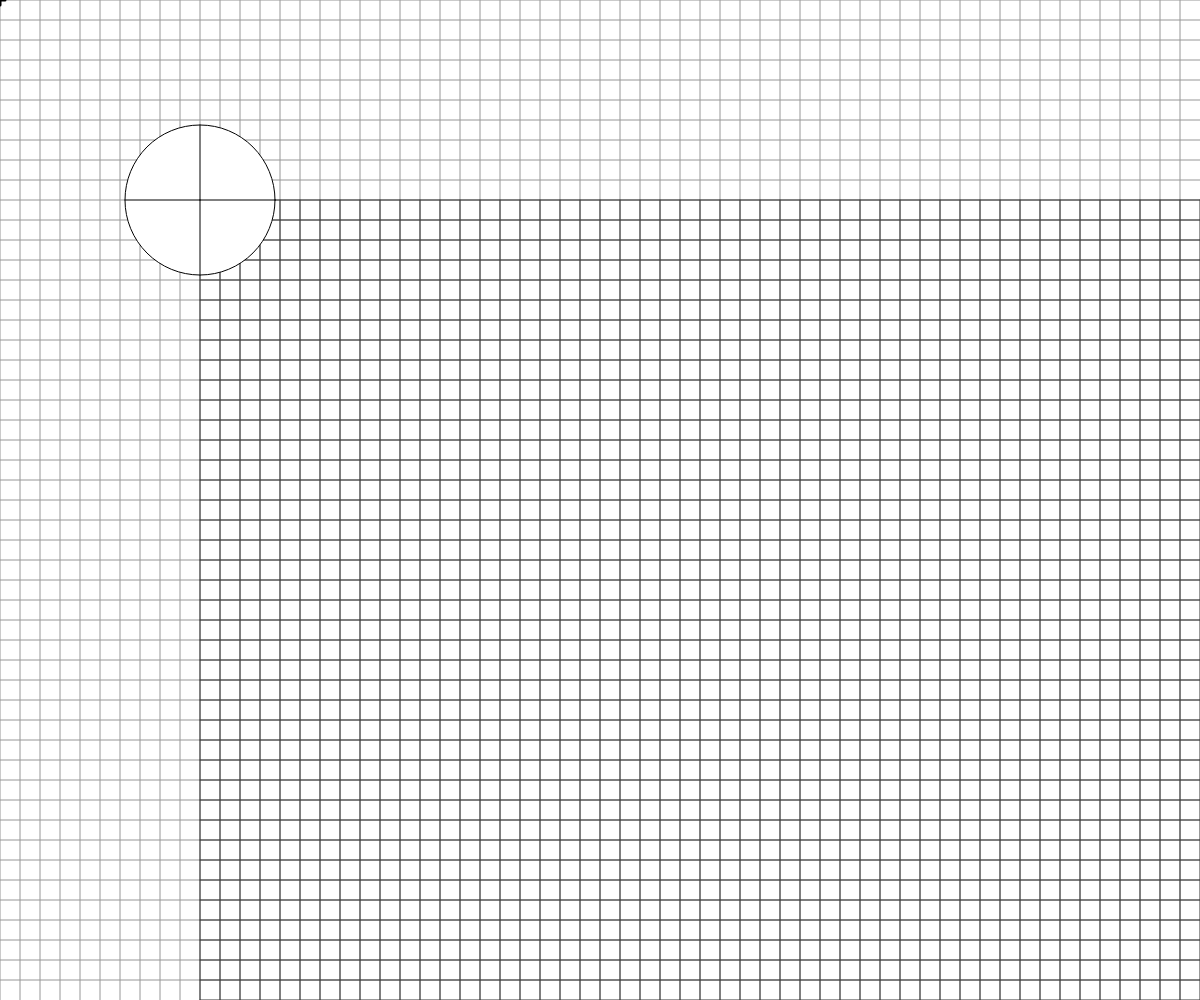
Frame 1 (no input)
Frame 60 (no input): identical to frame 1, image omitted
Frame 120 (the mouse pressed at the canvas centre since frame 60): identical to frame 1, image omitted

The p5.js sketch that drew this single still picture (run headless with seeded random() and noise() and a simulated clock; from frame 60 on, the mouse is pressed at the canvas centre):

// p5.js sketch
// ── sketch.js
// Basic Transformations Demo
// Sandha, Abhhay
// March 06, 2025
// Coordinate System Transformation

// Basic Transformations Sandbox


let originalSpacing = 20;


function setup() {
  createCanvas(windowWidth, windowHeight);
}

function draw() {
  background(255);
  drawBasicGrid(150);
  
  angleMode(DEGREES);
  push();
  translate(200,200);
  drawBasicGrid(50);
  circle(0,0,150);

  for(let i = 0; i < 4; i++){
    line(0,0,75,0);
    rotate(90);
  }

  // line(0,0,75,0);
 
  // rotate(90);
  // line(0,0,75,0);

  // rotate(90);
  // line(0,0,75,0);  
  
  pop();









  //transformation one: TRANSLATION
  // push(); // makes a new coordinate system on top
  // translate(120,120); // move coordinate system 
  // drawBasicGrid(150);
  // rectangleRed(0,0);
  // pop(); // reverts to previous coordinate system

  //add push()  pop()




  //transformation two: SCALE
  // push();
  // rectangleRed(40,0); // 50px square


  // scale: 1 -> no Change <1 -> smaller    >1 larger
  // let scaleAmount = 2.5;
  // translate (60,60);
  // scale(scaleAmount);
  // drawBasicGrid(100);
  // rectangleBlue(0,0);
  // pop();



  //transformation three: ROTATION
  //reminder: rotations are measured in radians, not degrees! Functions can help with the conversion...
  // angleMode(DEGREES);
  // push();
  // translate(140,140);
  // rotate(frameCount);     // always rotates around the origin
  // //drawBasicGrid(150);
  // face(100,0);
  // pop();      //back to the base coordinates

  // push();
  //to rotate an object around itself
  //1. translate to the object position
  //2. apply the rotatoin transform
  //3. draw object at (0,0)
  // rectMode(CENTER);
  // translate(mouseX, mouseY);
  // scale(2);
  // rotate(-frameCount*5);
  // rectangleBlue(0,0);


  //Combinations of Transformations

  

}


function face(x, y) {
  //draw a face at x,y
  push();
  translate(x,y);
  ellipseMode(CENTER);
  fill(200,200,0);
  stroke(0);
  ellipse(0,0,80,80);
  fill(90, 140, 30, 220);
  triangle(-20, 20, 20, 20, 0, 30);
  fill(0);
  ellipse(-25,0,10,10);
  ellipse(25,0,10,10);
  strokeWeight(5);
  line(-30,-10,30,-10);
  strokeWeight(1);
  pop();

}

function rectangleRed(x, y) {
  //draw a red rectangle at x,y (sized 50 pixels square) - to visualize what happens to the coordinate system
  //when different basic transformations are applied.
  noStroke();
  fill(255, 0, 0, 150);
  rect(x, y, 50, 50);

}

function rectangleBlue(x, y) {
  //draw a red rectangle at x,y (sized 50 pixels square) - to visualize what happens to the coordinate system
  //when different basic transformations are applied.
  noStroke();
  fill(0, 0, 255, 150);
  rect(x, y, 50, 50);

}

function drawBasicGrid(shade) {
  //draw the normal cartesian Coordinate Grid, in a light color. Spaced at 20 px by default
  stroke(shade);
  for (let x = 0; x < width; x += 20) {
    line(x, 0, x, height);
  }
  for (let y = 0; y < height; y += 20) {
    line(0, y, width, y);
  }

  //Draw "X" at the origin
  strokeWeight(3);
  stroke(0);
  line(-5,0,5,0);
  line(0,5,0,-5);
  strokeWeight(1);
}
